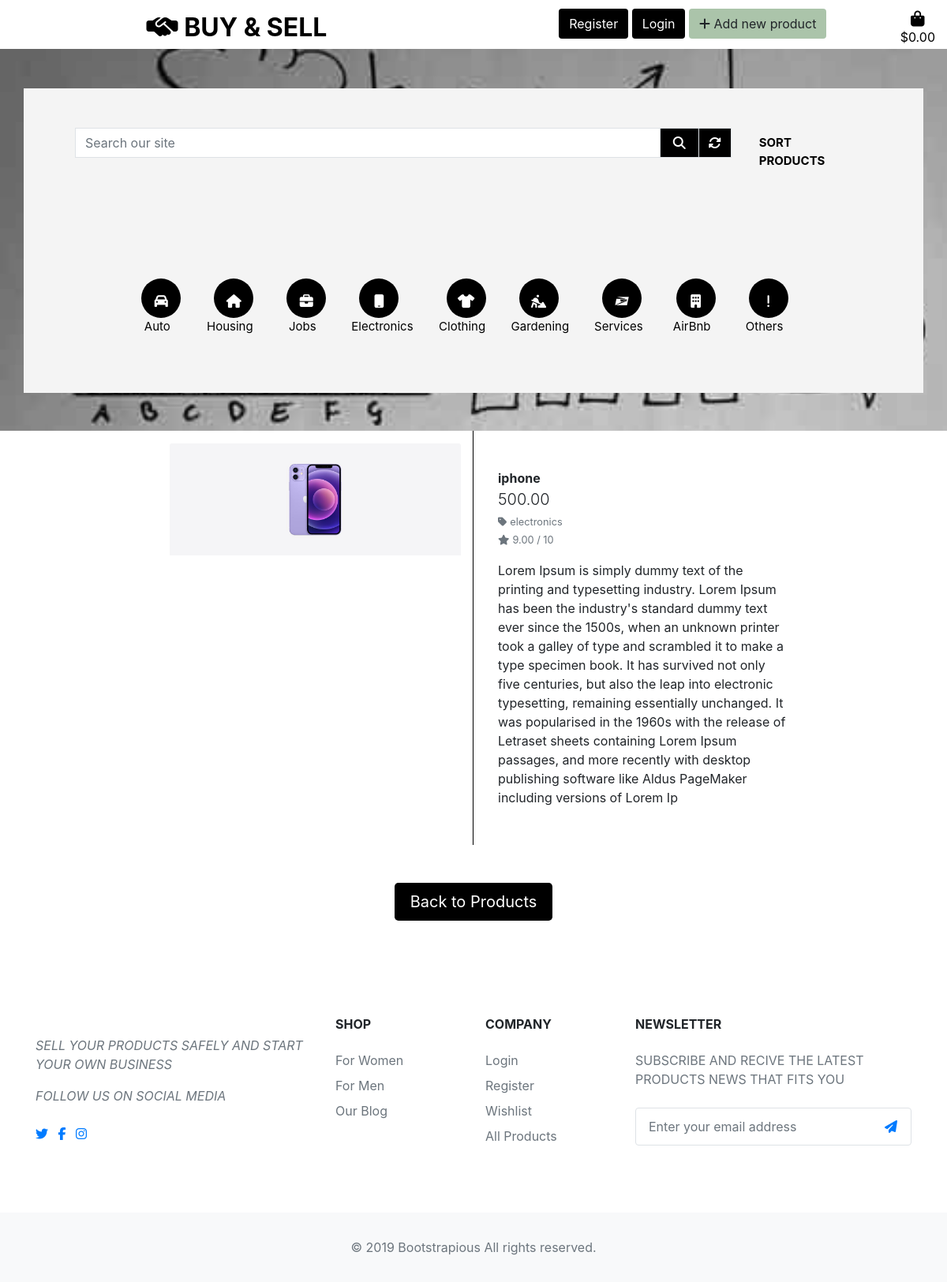
The app's page /products/4 with its own data.
### products/models.py (models this page shows, shortened)
class Product(models.Model):
    category = models.ForeignKey('Category', null=True, blank=True,
                                 on_delete=models.SET_NULL)
    sku = models.CharField(max_length=254, null=True, blank=True)
    name = models.CharField(max_length=254)
    description = models.TextField()
    has_sizes = models.BooleanField(default=False, null=True, blank=True)
    price = models.DecimalField(max_digits=8, decimal_places=2)
    rating = models.DecimalField(max_digits=6, decimal_places=2, null=True,
                                 blank=True)
    image_url = models.URLField(max_length=1024, null=True, blank=True)
    image = models.ImageField(null=True, blank=True)

class Category(models.Model):
    class Meta:
        verbose_name_plural = 'Categories'
    name = models.CharField(max_length=254)
    friendly_name = models.CharField(max_length=254, null=True, blank=True)

### products/views.py (the view)
# urls.py: path('<product_id>', views.product_detail, name='product_detail')
def product_detail(request, product_id):
    products = get_object_or_404(Product, pk=product_id)
    context = {
        'products': products,
    }
    return render(request, 'products/product_detail.html', context)

### products/templates/products/product_detail.html
{% extends "base.html" %}
{% load static %}
{% block content %}
    <div class="container-fluid mt-5" style="background-color: #fff;">
        <div class="row">
            <div class="col-12 col-md-6 col-lg-4 offset-lg-2" style="border-right: 1px solid black;">
                <div class="image-container mt-3">
                    {% if products.image %}
                        <a href="{{ products.image.url }}">
                            <img class="card-img-top img-fluid" src="{{ products.image.url }}" alt="{{ products.name }}">
                        </a>
                        {% else %}
                        <a href="#">
                            <img class="card-img-top img-fluid" src="/media/noimage.png" alt="{{ products.name }}">
                        </a>
                    {% endif %}
                </div>
            </div>
            <div class="col-12 col-md-6 col-lg-4 ml-3">
                <div class="product-details-container mb-5 mt-md-5">
                    <p class="mb-0 font-weight-bold">{{ products.name }}</p>
                    <p class="lead mb-0 text-left">{{ products.price }}</p>
                    {% if products.category %}
                    <p class="small mt-1 mb-0">
                        <a class="text-muted" href="{% url 'products' %}?category={{ products.category.name }}">
                            <i class="fas fa-tag mr-1"></i>{{ products.category.friendly_name }}
                        </a>
                    </p>
                    {% endif %}
                    {% if products.rating %}
                        <small class="text-muted"><i class="fas fa-star mr-1"></i>{{ products.rating }} / 10</small>
                    {% else %}
                        <small class="text-muted">No Rating</small>
                    {% endif %}
                    <p class="mt-3">{{ products.description }}</p>
                </div>
            </div>
        </div>
        <div class="row">
            <div class="col-12 text-center">
                <a href="{% url 'products' %}" class="btn btn-lg btn-all-products mt-5">Back to Products</a>
            </div>
        </div>
    </div>
{% endblock %}

### static/css/base.css (style rules this page uses)
html { height: 100%; }
body { background: url('/media/hero-image.jpg') no-repeat left fixed; background-size: cover; }
.btn-all-products { display: block; margin: 0 auto; width: 200px; background-color: #000; color: #fff; margin-bottom: 50px; margin-top: 30px; }

### records on screen
Product: image (picture), name "iphone", price "500.00", category.friendly_name "electronics", rating "9.00", description "Lorem Ipsum is simply dummy text of the printing and typesetting industry. Lorem Ipsum has been the industry's standard dummy text ever since the 1500s, when an unknown printer took a galley of type and scrambled it to make a type specimen book. It has survived not only five centuries, but also the leap into electronic typesetting, remaining essentially unchanged. It was popularised in the 1960s with the release of Letraset sheets containing Lorem Ipsum passages, and more recently with desktop publishing software like Aldus PageMaker including versions of Lorem Ip"
